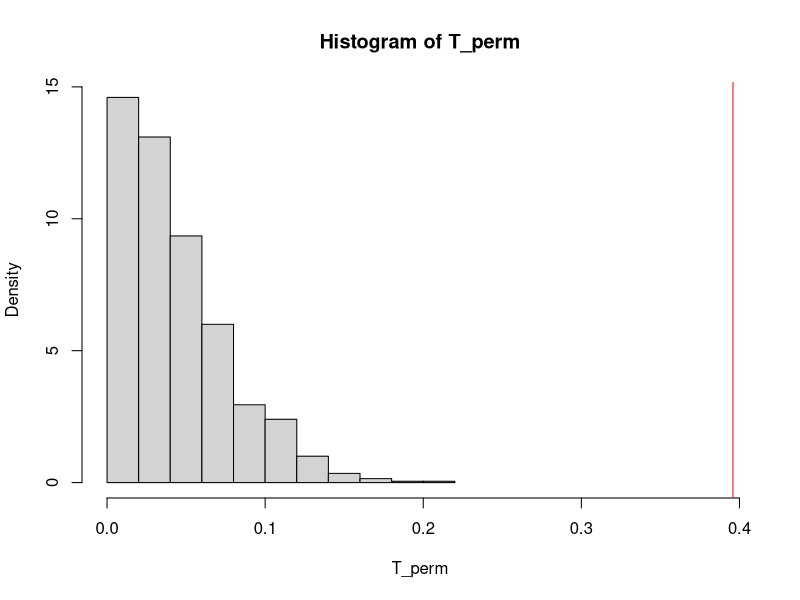

This chart was generated by the following R code:
## ---- chunk 1
set.seed(42)
## ---- chunk 2
diet_df <- read.csv('./data/diet.csv')
diet_df <- diet_df[complete.cases(diet_df),]
head(diet_df)
## ---- chunk 3
K <- 1000

T_obs <- abs(cor(diet_df$fat, diet_df$fibre))

T_perm <- vector('numeric', K)
temp_df <- diet_df
for (i in 1:K) {
    temp_df$fibre <- sample(diet_df$fibre)
    T_perm[i] <- abs(cor(temp_df$fat, temp_df$fibre))
}

x_end <- max(c(T_obs, max(T_perm)))
hist(T_perm, freq=FALSE, xlim = c(0,x_end))
abline(v=T_obs, col='red')
## ---- chunk 4
print(mean(T_perm >= T_obs))
